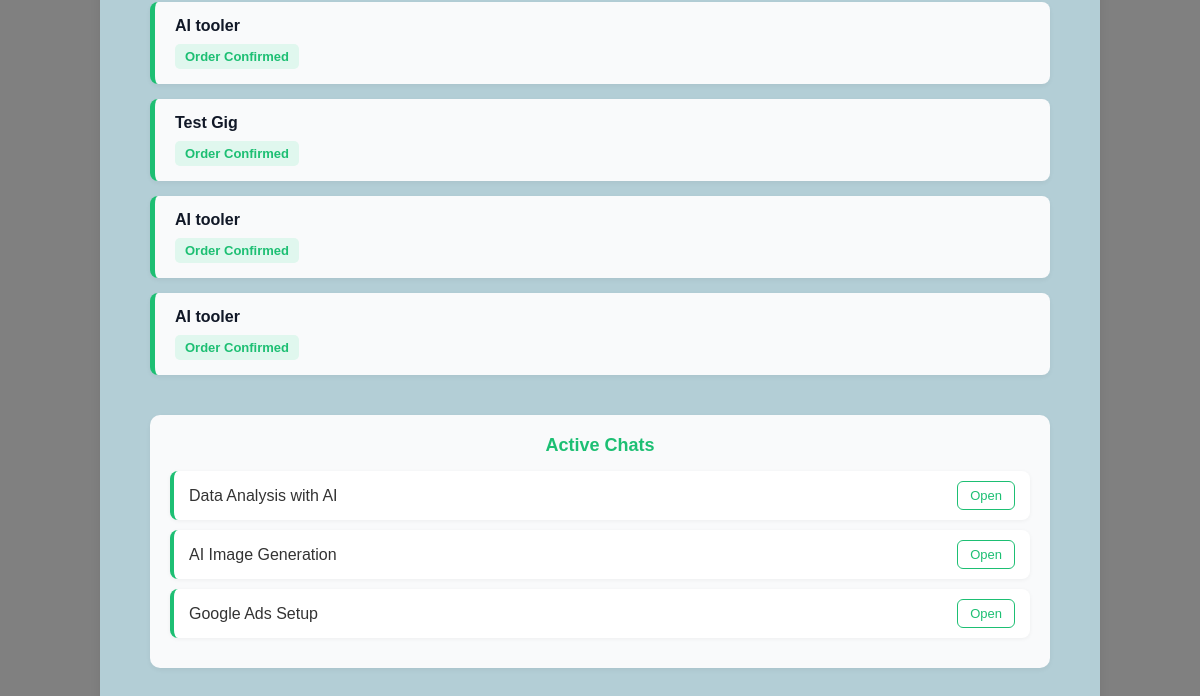
/customer-dashboard/ (signed in, lower part), run on an earlier commit of the app's database.
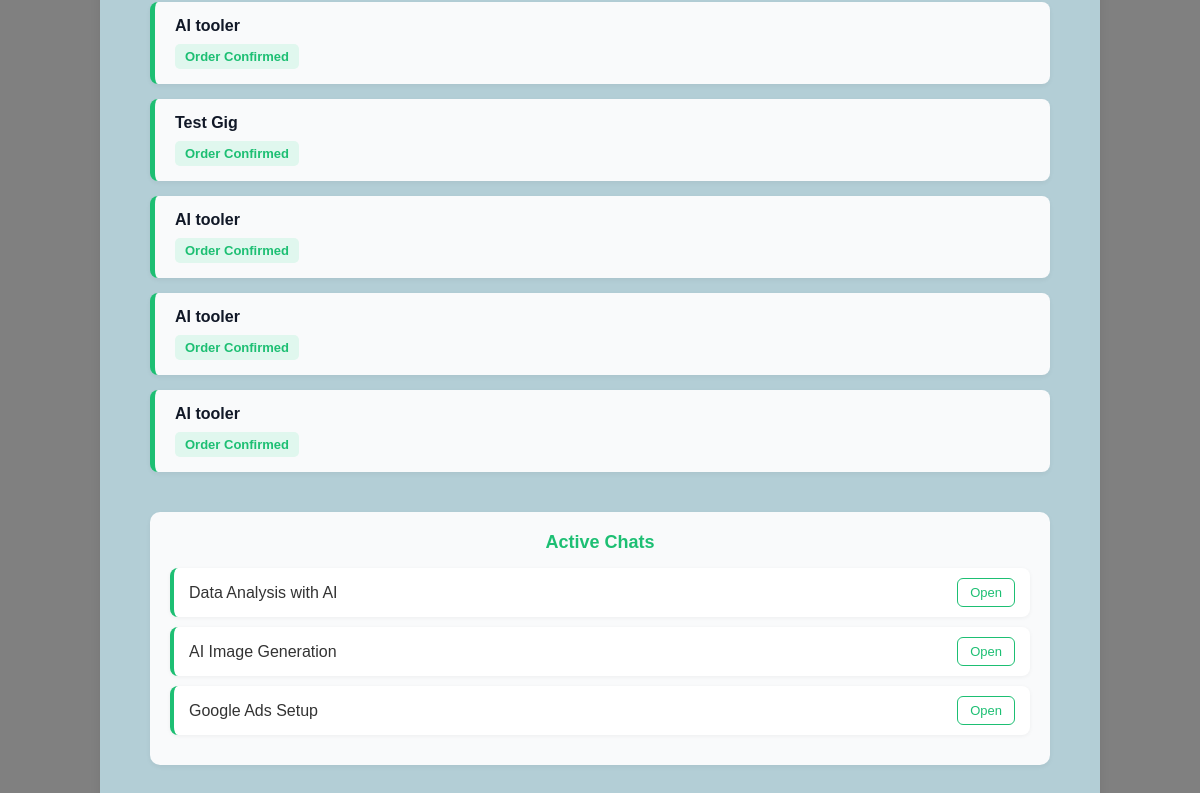
And on a later commit of the database.
### freelance_marketplace/models.py (models this page shows, shortened)
class GigOrder(models.Model):
    gig = models.ForeignKey(Gig, on_delete=models.CASCADE)
    customer = models.ForeignKey(
        settings.AUTH_USER_MODEL,
        on_delete=models.CASCADE
    )
    ordered_at = models.DateTimeField(auto_now_add=True)

class Gig(models.Model):
    freelancer = models.ForeignKey(settings.AUTH_USER_MODEL, on_delete=models.CASCADE, related_name='freelancer_gigs')
    title = models.CharField(max_length=200)
    description = models.TextField()
    category = models.ForeignKey(Category, on_delete=models.SET_NULL, null=True, blank=True)
    price = models.DecimalField(max_digits=10, decimal_places=2)
    image = models.ImageField(upload_to='gigs/', blank=True, null=True)
    created_by = models.ForeignKey(
        settings.AUTH_USER_MODEL,
        on_delete=models.CASCADE,
        related_name='created_gigs'
    )
    created_at = models.DateTimeField(auto_now_add=True)

### freelance_marketplace/views.py (the view)
# urls.py: path('customer-dashboard/', views.customer_dashboard, name='customer_dashboard'),
@login_required
def customer_dashboard(request):
    orders = GigOrder.objects.filter(customer=request.user)
    return render(request, 'freelance_marketplace/customer_dashboard.html', {'orders': orders})

### freelance_marketplace/templates/freelance_marketplace/customer_dashboard.html (shortened to what this page needs)
<!DOCTYPE html>
<html lang="en">
<head>
</head>
<body>
  <div class="container">
    <div class="orders">
      <ul class="orders-list">
        {% for order in orders %}
        <li>
          <div class="order-info">
            <span class="order-title">{{ order.gig.title }}</span>
            <span class="order-status">
              {% if order.is_completed %}
                Completed
              {% elif order.is_pending %}
                Pending
              {% else %}
                Order Confirmed
              {% endif %}
            </span>
          </div>
        </li>
        {% empty %}
        <p class="no-orders">You have no orders yet. Start hiring amazing freelancers today!</p>
        {% endfor %}
      </ul>
    </div>
    <div class="active-chats">
      <h5>Active Chats</h5>
      {% for order in orders|slice:":3" %}
        <div class="chat-item">
          <span>{{ order.gig.title }}</span>
          <a href="{% url 'freelance_marketplace:chat_view' order.id %}">Open</a>
        </div>
      {% empty %}
        <p class="text-muted text-center">No active chats yet.</p>
      {% endfor %}
    </div>
  </div>
</body>
</html>

What changed in the data, as far as the page shows it:
added GigOrder: gig "AI tooler"
